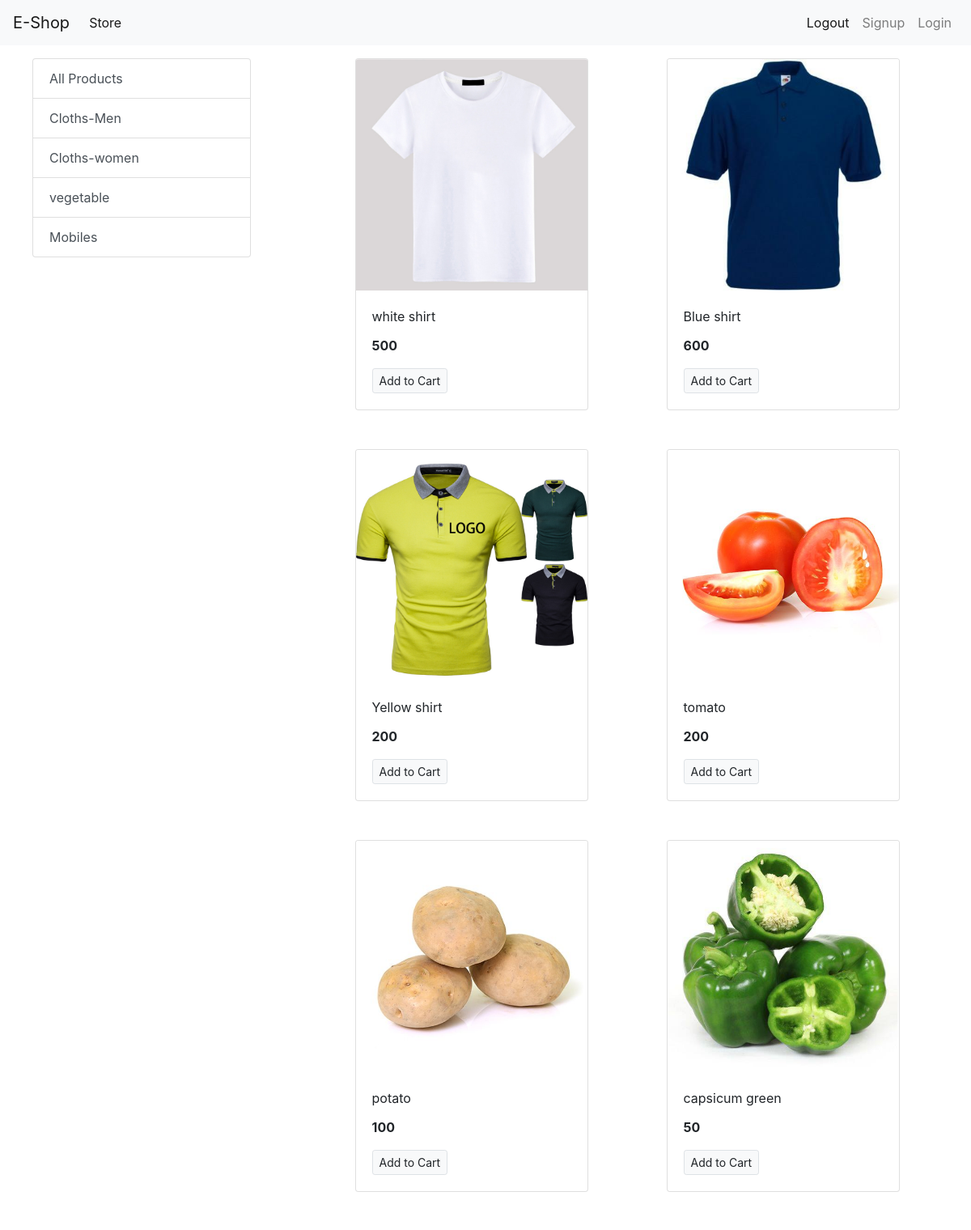
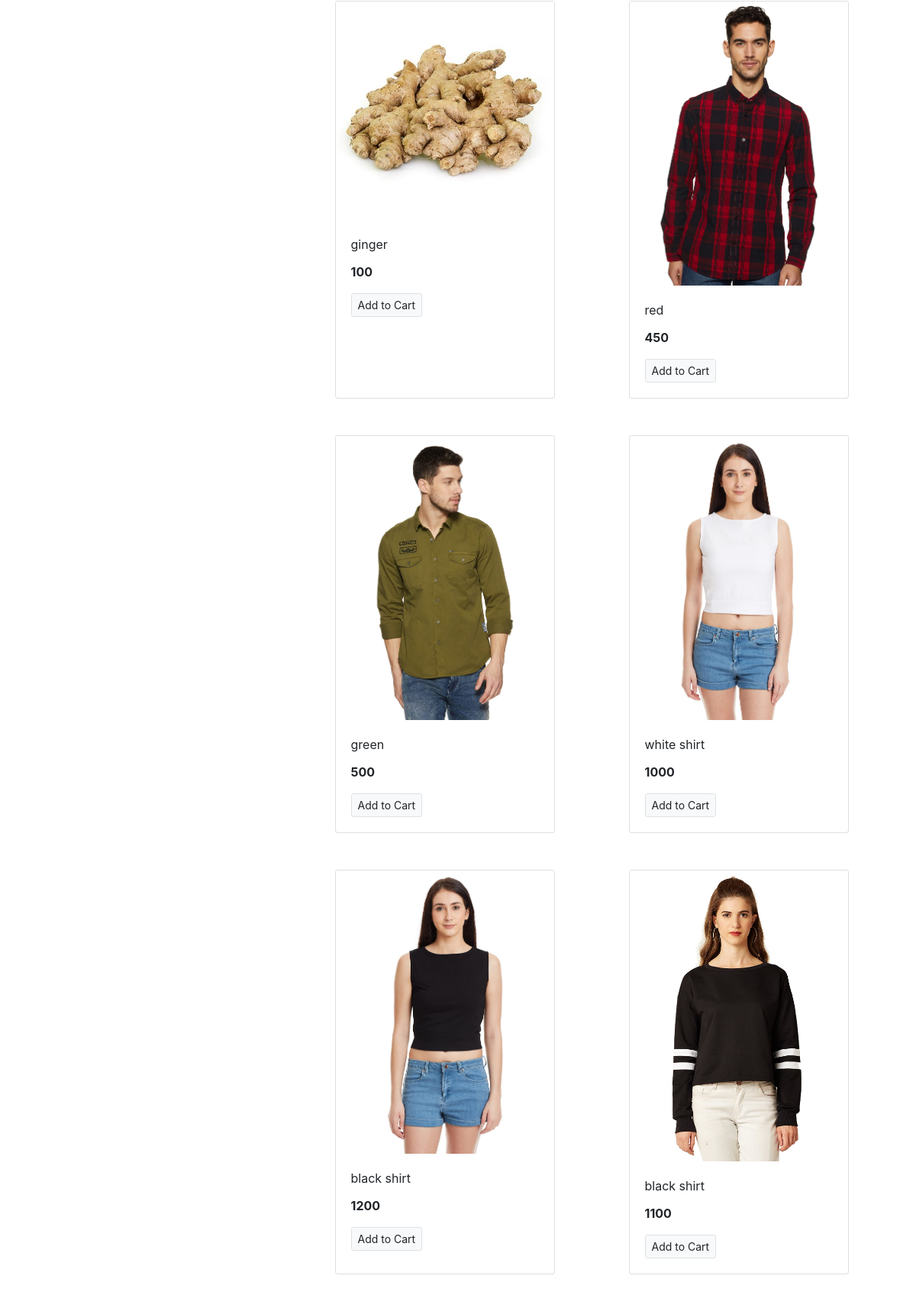
The page / on the database its author committed (2 pictures, top to bottom).
### store/models/category.py (models this page shows, shortened)
class Category(models.Model):
    name = models.CharField(max_length=20)
    @staticmethod
    def get_all_categories():
        return Category.objects.all()

### store/models/product.py (models this page shows, shortened)
class Product(models.Model):
    name = models.CharField(max_length=50)
    price = models.IntegerField(default=0)
    category = models.ForeignKey(Category, on_delete=models.CASCADE, default=1)
    description = models.CharField(max_length=200, default='', null=True, blank=True)
    image = models.ImageField(upload_to='uploads/products/')
    @staticmethod
    def get_all_products():
        return Product.objects.all()

### store/views.py (the view)
# urls.py: path('', index),
def index(request):
    products = None
    categories = Category.get_all_categories()
    categoryID = request.GET.get('category')
    if categoryID:
        products = Product.get_all_products_by_categoryid(categoryID)
    else:
        products = Product.get_all_products();
    data = {}
    data['products'] = products
    data['categories'] = categories
    return render(request, 'index.html', data)

### store/templates/index.html
{% extends 'base.html' %}
{% block content %}
  <div class="container-fluid mt-3">
    <div class="row">
      <div class="col-lg-3 mx-auto">
        <div class="list-group">
          <a href="/" class="list-group-item list-group-item-action">All Products</a>
          {% for category in categories %}
          <a href="/?category={{category.id}}" class="list-group-item list-group-item-action">{{category.name}}</a>
          {% endfor %}
        </div>
      </div>
      <div id='products' class="col-lg-8 mx-auto">
        <div class="row mx-auto">
          {% for product in products %}
          <div class="card mx-auto mb-5" style="width: 18rem;">
            <img src="{{product.image.url}}" class="card-img-top" alt="...">
            <div class="card-body">
              <p class="card-title">{{product.name}}</p>
              <p class="card-text"><b>{{product.price}}</b></p>
              <a href="#" class="btn btn-light border btn-sm">Add to Cart</a>
            </div>
          </div>
          {% endfor %}
        </div>
      </div>
    </div>
  </div>
  {% endblock %}

### store/templates/base.html (shortened to what this page needs)
<!doctype html>
<html lang="en">
<head>
  <link rel="stylesheet" href="https://stackpath.bootstrapcdn.com/bootstrap/4.5.2/css/bootstrap.min.css"
>
</head>
<body>
  <nav class="navbar navbar-expand-lg navbar-light bg-light">
    <a class="navbar-brand" href="#">E-Shop</a>
    <div class="collapse navbar-collapse" id="navbarSupportedContent">
      <ul class="navbar-nav mr-auto">
        <li class="nav-item active">
          <a class="nav-link" href="#">Store <span class="sr-only">(current)</span></a>
        </li>
      </ul>
      <ul class="navbar-nav my-2 my-lg-0">
        <li class="nav-item active">
          <a class="nav-link" href="#">Logout<span class="sr-only">(current)</span></a>
        </li>
        <li class="nav-item">
          <a class="nav-link" href="/signup">Signup<span class="sr-only">(current)</span></a>
        </li>
        <li class="nav-item">
          <a class="nav-link" href="#">Login<span class="sr-only">(current)</span></a>
        </li>
      </ul>
    </div>
  </nav>
  {% block content %}{% endblock %}
</body>
</html>

### rows shown on the page
Category: name "Cloths-Men"
Category: name "Cloths-women"
Category: name "vegetable"
Category: name "Mobiles"
Product: image (picture), name "white shirt", price "500"
Product: image (picture), name "Blue shirt", price "600"
Product: image (picture), name "Yellow shirt", price "200"
Product: image (picture), name "tomato", price "200"
Product: image (picture), name "potato", price "100"
Product: image (picture), name "capsicum green", price "50"
Product: image (picture), name "ginger", price "100"
Product: image (picture), name "red", price "450"
Product: image (picture), name "green", price "500"
Product: image (picture), name "white shirt", price "1000"
Product: image (picture), name "black shirt", price "1200"
Product: image (picture), name "black shirt", price "1100"
